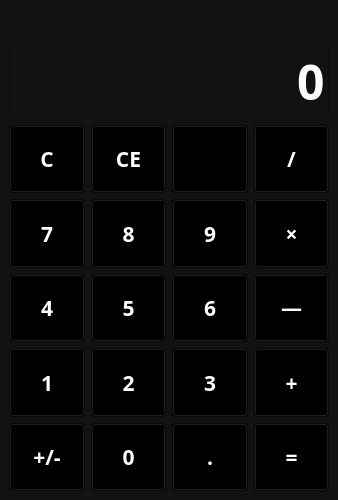
<?xml version="1.0" encoding="UTF-8"?>
<ui version="4.0">
 <class>MainWindow</class>
 <widget class="QMainWindow" name="MainWindow">
  <property name="geometry">
   <rect>
    <x>0</x>
    <y>0</y>
    <width>338</width>
    <height>500</height>
   </rect>
  </property>
  <property name="minimumSize">
   <size>
    <width>338</width>
    <height>500</height>
   </size>
  </property>
  <property name="windowTitle">
   <string>Calc</string>
  </property>
  <property name="windowIcon">
   <iconset>
    <normaloff>img/calculate_FILL0_wght400_GRAD0_opsz48.png</normaloff>img/calculate_FILL0_wght400_GRAD0_opsz48.png</iconset>
  </property>
  <property name="windowOpacity">
   <double>1.000000000000000</double>
  </property>
  <property name="autoFillBackground">
   <bool>false</bool>
  </property>
  <property name="styleSheet">
   <string notr="true">QWidget{
	color:white;
	background-color: #121212;
	font-family: Rubik;
	font-size: 16pt;
	font-weight: 600;
}</string>
  </property>
  <widget class="QWidget" name="centralwidget">
   <property name="styleSheet">
    <string notr="true">QPushButton {
	background-color: transparent;
}
QPushButton:hover {
	background-color: #666;
}

QPushButton:pressed {
	background-color: #888;
}</string>
   </property>
   <layout class="QVBoxLayout" name="verticalLayout">
    <item>
     <widget class="QLabel" name="lbl_temp">
      <property name="sizePolicy">
       <sizepolicy hsizetype="Preferred" vsizetype="Maximum">
        <horstretch>0</horstretch>
        <verstretch>0</verstretch>
       </sizepolicy>
      </property>
      <property name="toolTipDuration">
       <number>7</number>
      </property>
      <property name="styleSheet">
       <string notr="true">color: #888</string>
      </property>
      <property name="text">
       <string/>
      </property>
      <property name="textFormat">
       <enum>Qt::RichText</enum>
      </property>
      <property name="alignment">
       <set>Qt::AlignRight|Qt::AlignTrailing|Qt::AlignVCenter</set>
      </property>
      <property name="wordWrap">
       <bool>false</bool>
      </property>
     </widget>
    </item>
    <item>
     <widget class="QLineEdit" name="le_entry">
      <property name="sizePolicy">
       <sizepolicy hsizetype="Expanding" vsizetype="Maximum">
        <horstretch>0</horstretch>
        <verstretch>0</verstretch>
       </sizepolicy>
      </property>
      <property name="font">
       <font>
        <family>Rubik</family>
        <pointsize>36</pointsize>
        <weight>62</weight>
        <bold>true</bold>
       </font>
      </property>
      <property name="layoutDirection">
       <enum>Qt::LeftToRight</enum>
      </property>
      <property name="styleSheet">
       <string notr="true">QWidget{
	color:white;
	background-color: #121212;
	font-family: Rubik;
	font-size: 36pt;
	font-weight: 500;
}</string>
      </property>
      <property name="inputMask">
       <string/>
      </property>
      <property name="text">
       <string>0</string>
      </property>
      <property name="frame">
       <bool>true</bool>
      </property>
      <property name="alignment">
       <set>Qt::AlignRight|Qt::AlignTrailing|Qt::AlignVCenter</set>
      </property>
      <property name="readOnly">
       <bool>true</bool>
      </property>
     </widget>
    </item>
    <item>
     <layout class="QGridLayout" name="layout_buttons">
      <item row="0" column="0">
       <widget class="QPushButton" name="btn_clear">
        <property name="sizePolicy">
         <sizepolicy hsizetype="Minimum" vsizetype="Expanding">
          <horstretch>0</horstretch>
          <verstretch>0</verstretch>
         </sizepolicy>
        </property>
        <property name="cursor">
         <cursorShape>PointingHandCursor</cursorShape>
        </property>
        <property name="text">
         <string>C</string>
        </property>
        <property name="shortcut">
         <string>Space, C</string>
        </property>
       </widget>
      </item>
      <item row="0" column="1">
       <widget class="QPushButton" name="btn_ce">
        <property name="sizePolicy">
         <sizepolicy hsizetype="Minimum" vsizetype="Expanding">
          <horstretch>0</horstretch>
          <verstretch>0</verstretch>
         </sizepolicy>
        </property>
        <property name="cursor">
         <cursorShape>PointingHandCursor</cursorShape>
        </property>
        <property name="text">
         <string>CE</string>
        </property>
        <property name="shortcut">
         <string>Del</string>
        </property>
       </widget>
      </item>
      <item row="2" column="0">
       <widget class="QPushButton" name="btn_7">
        <property name="sizePolicy">
         <sizepolicy hsizetype="Minimum" vsizetype="Expanding">
          <horstretch>0</horstretch>
          <verstretch>0</verstretch>
         </sizepolicy>
        </property>
        <property name="cursor">
         <cursorShape>PointingHandCursor</cursorShape>
        </property>
        <property name="text">
         <string>7</string>
        </property>
        <property name="shortcut">
         <string>7</string>
        </property>
       </widget>
      </item>
      <item row="0" column="2">
       <widget class="QPushButton" name="btn_backspace">
        <property name="sizePolicy">
         <sizepolicy hsizetype="Minimum" vsizetype="Expanding">
          <horstretch>0</horstretch>
          <verstretch>0</verstretch>
         </sizepolicy>
        </property>
        <property name="cursor">
         <cursorShape>PointingHandCursor</cursorShape>
        </property>
        <property name="styleSheet">
         <string notr="true">&lt;style&gt;
.material-symbols-outlined {
  font-variation-settings:
  'FILL' 0,
  'wght' 400,
  'GRAD' 0,
  'opsz' 48
}
&lt;/style&gt;</string>
        </property>
        <property name="text">
         <string/>
        </property>
        <property name="icon">
         <iconset>
          <normaloff>img/backspace_FILL1_wght400_GRAD0_opsz48.png</normaloff>img/backspace_FILL1_wght400_GRAD0_opsz48.png</iconset>
        </property>
        <property name="iconSize">
         <size>
          <width>30</width>
          <height>30</height>
         </size>
        </property>
        <property name="shortcut">
         <string>Backspace</string>
        </property>
       </widget>
      </item>
      <item row="0" column="3">
       <widget class="QPushButton" name="btn_div">
        <property name="sizePolicy">
         <sizepolicy hsizetype="Minimum" vsizetype="Expanding">
          <horstretch>0</horstretch>
          <verstretch>0</verstretch>
         </sizepolicy>
        </property>
        <property name="cursor">
         <cursorShape>PointingHandCursor</cursorShape>
        </property>
        <property name="text">
         <string>/</string>
        </property>
        <property name="shortcut">
         <string>/</string>
        </property>
       </widget>
      </item>
      <item row="5" column="3">
       <widget class="QPushButton" name="btn_res">
        <property name="sizePolicy">
         <sizepolicy hsizetype="Minimum" vsizetype="Expanding">
          <horstretch>0</horstretch>
          <verstretch>0</verstretch>
         </sizepolicy>
        </property>
        <property name="cursor">
         <cursorShape>PointingHandCursor</cursorShape>
        </property>
        <property name="text">
         <string>=</string>
        </property>
        <property name="shortcut">
         <string>Enter, Return, =</string>
        </property>
       </widget>
      </item>
      <item row="2" column="3">
       <widget class="QPushButton" name="btn_mul">
        <property name="sizePolicy">
         <sizepolicy hsizetype="Minimum" vsizetype="Expanding">
          <horstretch>0</horstretch>
          <verstretch>0</verstretch>
         </sizepolicy>
        </property>
        <property name="cursor">
         <cursorShape>PointingHandCursor</cursorShape>
        </property>
        <property name="text">
         <string>×</string>
        </property>
        <property name="shortcut">
         <string>*</string>
        </property>
       </widget>
      </item>
      <item row="5" column="0">
       <widget class="QPushButton" name="btn_csk">
        <property name="sizePolicy">
         <sizepolicy hsizetype="Minimum" vsizetype="Expanding">
          <horstretch>0</horstretch>
          <verstretch>0</verstretch>
         </sizepolicy>
        </property>
        <property name="cursor">
         <cursorShape>PointingHandCursor</cursorShape>
        </property>
        <property name="text">
         <string>+/-</string>
        </property>
       </widget>
      </item>
      <item row="5" column="1">
       <widget class="QPushButton" name="btn_0">
        <property name="sizePolicy">
         <sizepolicy hsizetype="Minimum" vsizetype="Expanding">
          <horstretch>0</horstretch>
          <verstretch>0</verstretch>
         </sizepolicy>
        </property>
        <property name="cursor">
         <cursorShape>PointingHandCursor</cursorShape>
        </property>
        <property name="text">
         <string>0</string>
        </property>
        <property name="shortcut">
         <string>0</string>
        </property>
       </widget>
      </item>
      <item row="2" column="1">
       <widget class="QPushButton" name="btn_8">
        <property name="sizePolicy">
         <sizepolicy hsizetype="Minimum" vsizetype="Expanding">
          <horstretch>0</horstretch>
          <verstretch>0</verstretch>
         </sizepolicy>
        </property>
        <property name="cursor">
         <cursorShape>PointingHandCursor</cursorShape>
        </property>
        <property name="text">
         <string>8</string>
        </property>
        <property name="shortcut">
         <string>8</string>
        </property>
       </widget>
      </item>
      <item row="3" column="2">
       <widget class="QPushButton" name="btn_6">
        <property name="sizePolicy">
         <sizepolicy hsizetype="Minimum" vsizetype="Expanding">
          <horstretch>0</horstretch>
          <verstretch>0</verstretch>
         </sizepolicy>
        </property>
        <property name="cursor">
         <cursorShape>PointingHandCursor</cursorShape>
        </property>
        <property name="text">
         <string>6</string>
        </property>
        <property name="shortcut">
         <string>6</string>
        </property>
       </widget>
      </item>
      <item row="4" column="2">
       <widget class="QPushButton" name="btn_3">
        <property name="sizePolicy">
         <sizepolicy hsizetype="Minimum" vsizetype="Expanding">
          <horstretch>0</horstretch>
          <verstretch>0</verstretch>
         </sizepolicy>
        </property>
        <property name="cursor">
         <cursorShape>PointingHandCursor</cursorShape>
        </property>
        <property name="text">
         <string>3</string>
        </property>
        <property name="shortcut">
         <string>3</string>
        </property>
       </widget>
      </item>
      <item row="4" column="3">
       <widget class="QPushButton" name="btn_plus">
        <property name="sizePolicy">
         <sizepolicy hsizetype="Minimum" vsizetype="Expanding">
          <horstretch>0</horstretch>
          <verstretch>0</verstretch>
         </sizepolicy>
        </property>
        <property name="cursor">
         <cursorShape>PointingHandCursor</cursorShape>
        </property>
        <property name="text">
         <string>+</string>
        </property>
        <property name="shortcut">
         <string>+</string>
        </property>
       </widget>
      </item>
      <item row="2" column="2">
       <widget class="QPushButton" name="btn_9">
        <property name="sizePolicy">
         <sizepolicy hsizetype="Minimum" vsizetype="Expanding">
          <horstretch>0</horstretch>
          <verstretch>0</verstretch>
         </sizepolicy>
        </property>
        <property name="cursor">
         <cursorShape>PointingHandCursor</cursorShape>
        </property>
        <property name="text">
         <string>9</string>
        </property>
        <property name="shortcut">
         <string>9</string>
        </property>
       </widget>
      </item>
      <item row="3" column="3">
       <widget class="QPushButton" name="btn_minus">
        <property name="sizePolicy">
         <sizepolicy hsizetype="Minimum" vsizetype="Expanding">
          <horstretch>0</horstretch>
          <verstretch>0</verstretch>
         </sizepolicy>
        </property>
        <property name="cursor">
         <cursorShape>PointingHandCursor</cursorShape>
        </property>
        <property name="text">
         <string>—</string>
        </property>
        <property name="shortcut">
         <string>-</string>
        </property>
       </widget>
      </item>
      <item row="3" column="0">
       <widget class="QPushButton" name="btn_4">
        <property name="sizePolicy">
         <sizepolicy hsizetype="Minimum" vsizetype="Expanding">
          <horstretch>0</horstretch>
          <verstretch>0</verstretch>
         </sizepolicy>
        </property>
        <property name="cursor">
         <cursorShape>PointingHandCursor</cursorShape>
        </property>
        <property name="text">
         <string>4</string>
        </property>
        <property name="shortcut">
         <string>4</string>
        </property>
       </widget>
      </item>
      <item row="3" column="1">
       <widget class="QPushButton" name="btn_5">
        <property name="sizePolicy">
         <sizepolicy hsizetype="Minimum" vsizetype="Expanding">
          <horstretch>0</horstretch>
          <verstretch>0</verstretch>
         </sizepolicy>
        </property>
        <property name="cursor">
         <cursorShape>PointingHandCursor</cursorShape>
        </property>
        <property name="text">
         <string>5</string>
        </property>
        <property name="shortcut">
         <string>5</string>
        </property>
       </widget>
      </item>
      <item row="4" column="0">
       <widget class="QPushButton" name="btn_1">
        <property name="sizePolicy">
         <sizepolicy hsizetype="Minimum" vsizetype="Expanding">
          <horstretch>0</horstretch>
          <verstretch>0</verstretch>
         </sizepolicy>
        </property>
        <property name="cursor">
         <cursorShape>PointingHandCursor</cursorShape>
        </property>
        <property name="text">
         <string>1</string>
        </property>
        <property name="shortcut">
         <string>1</string>
        </property>
       </widget>
      </item>
      <item row="5" column="2">
       <widget class="QPushButton" name="btn_point">
        <property name="sizePolicy">
         <sizepolicy hsizetype="Minimum" vsizetype="Expanding">
          <horstretch>0</horstretch>
          <verstretch>0</verstretch>
         </sizepolicy>
        </property>
        <property name="cursor">
         <cursorShape>PointingHandCursor</cursorShape>
        </property>
        <property name="text">
         <string>.</string>
        </property>
        <property name="shortcut">
         <string>.</string>
        </property>
       </widget>
      </item>
      <item row="4" column="1">
       <widget class="QPushButton" name="btn_2">
        <property name="sizePolicy">
         <sizepolicy hsizetype="Minimum" vsizetype="Expanding">
          <horstretch>0</horstretch>
          <verstretch>0</verstretch>
         </sizepolicy>
        </property>
        <property name="cursor">
         <cursorShape>PointingHandCursor</cursorShape>
        </property>
        <property name="text">
         <string>2</string>
        </property>
        <property name="shortcut">
         <string>2</string>
        </property>
       </widget>
      </item>
     </layout>
    </item>
   </layout>
  </widget>
 </widget>
 <resources>
  <include location="files.qrc"/>
 </resources>
 <connections/>
</ui>
